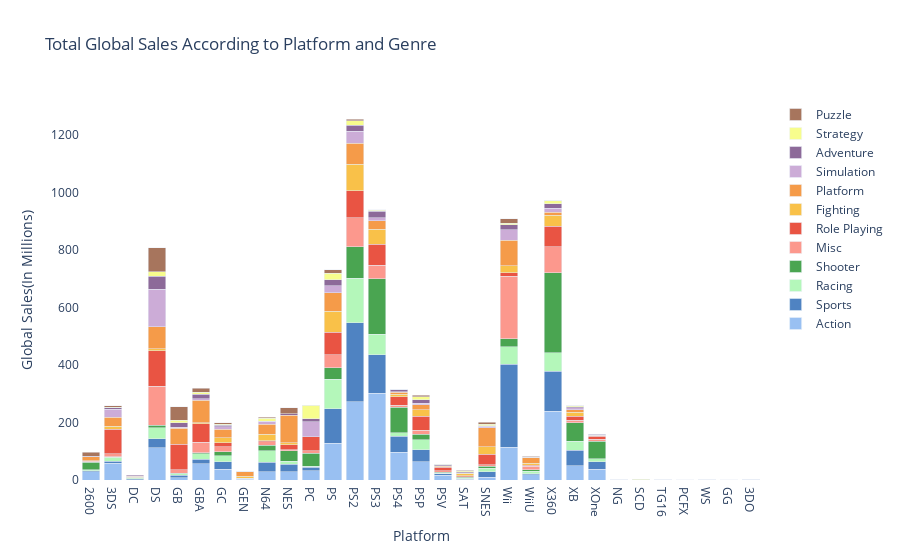

Notebook cell for this chart:
### Code cell
#Settting up the bars for the visualization and making graph look pretty  
bar1 = go.Bar(
    x=action.groupby("Platform")["Global_Sales"].sum().index,
    y=action.groupby("Platform")["Global_Sales"].sum().values,
    opacity=0.75,
    name = "Action",
    marker=dict(color="rgb(119,172,238)"))
bar2 = go.Bar(
    x=sports.groupby("Platform")["Global_Sales"].sum().index,
    y=sports.groupby("Platform")["Global_Sales"].sum().values,
    opacity=0.75,
    name = "Sports",
    marker=dict(color='rgb(21,90,174)'))
bar3 = go.Bar(
    x=race.groupby("Platform")["Global_Sales"].sum().index,
    y=race.groupby("Platform")["Global_Sales"].sum().values,
    opacity=0.75,
    name = "Racing",
    marker=dict(color="rgb(156,245,163)"))
bar4 = go.Bar(
    x=shooter.groupby("Platform")["Global_Sales"].sum().index,
    y=shooter.groupby("Platform")["Global_Sales"].sum().values,
    opacity=0.75,
    name = "Shooter",
    marker=dict(color="rgb(14,135,23)"))
bar5 = go.Bar(
    x=misc.groupby("Platform")["Global_Sales"].sum().index,
    y=misc.groupby("Platform")["Global_Sales"].sum().values,
    opacity=0.75,
    name = "Misc",
    marker=dict(color='rgb(252,118,103)'))
bar6 = go.Bar(
    x=role.groupby("Platform")["Global_Sales"].sum().index,
    y=role.groupby("Platform")["Global_Sales"].sum().values,
    opacity=0.75,
    name = "Role Playing",
    marker=dict(color="rgb(226,28,5)"))
bar7 = go.Bar(
    x=fight.groupby("Platform")["Global_Sales"].sum().index,
    y=fight.groupby("Platform")["Global_Sales"].sum().values,
    opacity=0.75,
    name = "Fighting",
    marker=dict(color="rgb(247,173,13)"))
bar8 = go.Bar(
    x=platform.groupby("Platform")["Global_Sales"].sum().index,
    y=platform.groupby("Platform")["Global_Sales"].sum().values,
    opacity=0.75,
    name = "Platform",
    marker=dict(color="rgb(242,122,13)"))
bar9 = go.Bar(
    x=simulation.groupby("Platform")["Global_Sales"].sum().index,
    y=simulation.groupby("Platform")["Global_Sales"].sum().values,
    opacity=0.75,
    name = "Simulation",
    marker=dict(color="rgb(188,145,202)"))
bar10 = go.Bar(
    x=adventure.groupby("Platform")["Global_Sales"].sum().index,
    y=adventure.groupby("Platform")["Global_Sales"].sum().values,
    opacity=0.75,
    name = "Adventure",
    marker=dict(color='rgb(104,57,119)'))
bar11 = go.Bar(
    x=strategy.groupby("Platform")["Global_Sales"].sum().index,
    y=strategy.groupby("Platform")["Global_Sales"].sum().values,
    opacity=0.75,
    name = "Strategy",
    marker=dict(color='rgb(245,253,104)'))
bar12 = go.Bar(
    x=puzzle.groupby("Platform")["Global_Sales"].sum().index,
    y=puzzle.groupby("Platform")["Global_Sales"].sum().values,
    opacity=0.75,
    name = "Puzzle",
    marker=dict(color='rgb(138,72,40)'))

data = [bar1, bar2,bar3,bar4,bar5,bar6,bar7,bar8,bar9,bar10,bar11,bar12]
layout = go.Layout(barmode='stack',
                   title='Total Global Sales According to Platform and Genre',
                   xaxis=dict(title='Platform'),
                   yaxis=dict( title='Global Sales(In Millions)'),
                   paper_bgcolor='white',
                   plot_bgcolor='white'
)
fig = go.Figure(data=data, layout=layout)
iplot(fig)

### Figure 1 — Plotly figure (JSON) as saved in the notebook; plotly's stock layout.template omitted (floating-point values rounded to 4 significant figures)
{"data": [{"marker": {"color": "rgb(119,172,238)"}, "name": "Action", "opacity": 0.75, "type": "bar", "x": ["2600", "3DS", "DC", "DS", "GB", "GBA", "GC", "GEN", "N64", "NES", "PC", "PS", "PS2", "PS3", "PS4", "PSP", "PSV", "SAT", "SNES", "Wii", "WiiU", "X360", "XB", "XOne"], "y": [29.34, 58.33, 1.26, 112.7, 7.92, 55.76, 37.84, 2.74, 29.58, 28.75, 31.71, 127.0, 272.8, 301.5, 96.18, 64.11, 17.08, 0.65, 10.08, 114.5, 19.05, 239.7, 49.28, 37.35]}, {"marker": {"color": "rgb(21,90,174)"}, "name": "Sports", "opacity": 0.75, "type": "bar", "x": ["2600", "3DS", "DC", "DS", "GB", "GBA", "GC", "GEN", "N64", "NES", "NG", "PC", "PS", "PS2", "PS3", "PS4", "PSP", "PSV", "SAT", "SNES", "Wii", "WiiU", "X360", "XB", "XOne"], "y": [3.43, 6.19, 3.66, 31.41, 9.05, 16.41, 25.49, 3.2, 32.8, 26.85, 0.02, 12.01, 121.0, 273.4, 133.9, 55.6, 41.51, 4.16, 2.79, 17.87, 288.6, 3.19, 138.5, 54.27, 26.77]}, {"marker": {"color": "rgb(156,245,163)"}, "name": "Racing", "opacity": 0.75, "type": "bar", "x": ["2600", "3DS", "DC", "DS", "GB", "GBA", "GC", "GEN", "N64", "NES", "PC", "PS", "PS2", "PS3", "PS4", "PSP", "PSV", "SAT", "SCD", "SNES", "Wii", "WiiU", "X360", "XB", "XOne"], "y": [2.91, 14.94, 2.65, 38.1, 4.55, 18.8, 21.89, 0.26, 40.09, 9.78, 3.99, 103.2, 156.3, 72.13, 12.16, 34.29, 2.53, 2.4, 0.07, 13.49, 60.25, 7.87, 65.0, 31.49, 9.79]}, {"marker": {"color": "rgb(14,135,23)"}, "name": "Shooter", "opacity": 0.75, "type": "bar", "x": ["2600", "3DS", "DC", "DS", "GB", "GBA", "GC", "GEN", "N64", "NES", "PC", "PS", "PS2", "PS3", "PS4", "PSP", "PSV", "SAT", "SNES", "TG16", "Wii", "WiiU", "X360", "XB", "XOne"], "y": [26.48, 1.29, 0.33, 7.92, 1.2, 3.6, 13.63, 0.13, 19.27, 35.62, 45.92, 39.31, 108.6, 192.5, 88.56, 19.66, 3.88, 3.98, 6.07, 0.02, 28.15, 5.97, 277.0, 63.55, 60.39]}, {"marker": {"color": "rgb(252,118,103)"}, "name": "Misc", "opacity": 0.75, "type": "bar", "x": ["2600", "3DS", "DS", "GB", "GBA", "GC", "GEN", "N64", "NES", "PC", "PS", "PS2", "PS3", "PS4", "PSP", "PSV", "SAT", "SCD", "SNES", "Wii", "WiiU", "X360", "XB", "XOne"], "y": [3.58, 10.98, 135.7, 13.35, 36.25, 16.73, 0.03, 11.19, 3.59, 8.57, 44.9, 101.1, 46.88, 8.21, 13.91, 4.43, 1.2, 0.1, 5.02, 216.4, 12.47, 91.54, 9.58, 7.44]}, {"marker": {"color": "rgb(226,28,5)"}, "name": "Role Playing", "opacity": 0.75, "type": "bar", "x": ["3DS", "DC", "DS", "GB", "GBA", "GC", "GEN", "N64", "NES", "PC", "PCFX", "PS", "PS2", "PS3", "PS4", "PSP", "PSV", "SAT", "SCD", "SNES", "WS", "Wii", "WiiU", "X360", "XB", "XOne"], "y": [84.29, 0.68, 124.4, 88.24, 64.21, 13.15, 0.27, 3.36, 18.78, 47.72, 0.03, 78.3, 93.5, 73.67, 28.95, 48.98, 12.4, 3.76, 0.06, 36.43, 1.22, 13.7, 2.89, 71.31, 13.51, 10.55]}, {"marker": {"color": "rgb(247,173,13)"}, "name": "Fighting", "opacity": 0.75, "type": "bar", "x": ["2600", "3DS", "DC", "DS", "GBA", "GC", "GEN", "N64", "NES", "NG", "PC", "PS", "PS2", "PS3", "PS4", "PSP", "PSV", "SAT", "SNES", "Wii", "WiiU", "X360", "XB", "XOne"], "y": [1.24, 10.57, 1.83, 7.11, 4.21, 18.43, 5.9, 22.08, 6.54, 1.42, 0.29, 72.68, 92.6, 51.08, 8.65, 21.82, 2.63, 8.52, 26.95, 23.36, 6.27, 37.34, 13.55, 2.41]}, {"marker": {"color": "rgb(242,122,13)"}, "name": "Platform", "opacity": 0.75, "type": "bar", "x": ["2600", "3DS", "DC", "DS", "GB", "GBA", "GC", "GEN", "GG", "N64", "NES", "PC", "PS", "PS2", "PS3", "PS4", "PSP", "PSV", "SAT", "SCD", "SNES", "Wii", "WiiU", "X360", "XB", "XOne"], "y": [13.27, 32.52, 2.54, 75.92, 54.91, 78.3, 28.66, 15.45, 0.04, 36.13, 95.78, 0.49, 64.21, 72.51, 29.71, 7.7, 17.09, 2.56, 0.76, 1.5, 65.65, 88.92, 21.54, 11.32, 9.66, 0.94]}, {"marker": {"color": "rgb(188,145,202)"}, "name": "Simulation", "opacity": 0.75, "type": "bar", "x": ["2600", "3DO", "3DS", "DC", "DS", "GB", "GBA", "GC", "N64", "PC", "PS", "PS2", "PS3", "PS4", "PSP", "PSV", "SAT", "SNES", "Wii", "WiiU", "X360", "XB", "XOne"], "y": [0.45, 0.02, 27.43, 0.52, 130.3, 3.55, 5.91, 8.59, 10.19, 52.61, 25.33, 42.66, 10.39, 1.2, 6.23, 0.08, 1.13, 5.63, 36.03, 0.2, 14.18, 7.11, 0.69]}, {"marker": {"color": "rgb(104,57,119)"}, "name": "Adventure", "opacity": 0.75, "type": "bar", "x": ["2600", "3DO", "3DS", "DC", "DS", "GB", "GBA", "GC", "GEN", "N64", "NES", "PC", "PS", "PS2", "PS3", "PS4", "PSP", "PSV", "SAT", "SNES", "TG16", "Wii", "WiiU", "X360", "XB", "XOne"], "y": [1.7, 0.06, 4.9, 2.5, 45.9, 17.16, 14.68, 5.93, 0.19, 0.45, 4.38, 10.04, 20.97, 21.16, 22.28, 6.39, 10.68, 3.84, 4.16, 1.5, 0.14, 17.83, 0.16, 14.94, 3.06, 2.69]}, {"marker": {"color": "rgb(245,253,104)"}, "name": "Strategy", "opacity": 0.75, "type": "bar", "x": ["3DS", "DS", "GB", "GBA", "GC", "GEN", "N64", "PC", "PS", "PS2", "PS3", "PS4", "PSP", "PSV", "SAT", "SCD", "SNES", "WS", "Wii", "WiiU", "X360", "XB", "XOne"], "y": [2.1, 14.87, 8.05, 7.45, 4.32, 0.19, 10.33, 46.03, 21.69, 15.15, 4.82, 0.6, 10.5, 0.35, 3.24, 0.14, 4.98, 0.2, 5.03, 1.23, 10.03, 2.78, 0.42]}, {"marker": {"color": "rgb(138,72,40)"}, "name": "Puzzle", "opacity": 0.75, "type": "bar", "x": ["2600", "3DO", "3DS", "DS", "GB", "GBA", "GC", "N64", "NES", "PC", "PS", "PS2", "PS3", "PS4", "PSP", "PSV", "SAT", "SNES", "Wii", "WiiU", "X360", "XB"], "y": [14.68, 0.02, 5.55, 82.72, 47.47, 12.92, 4.7, 3.41, 21.0, 0.92, 12.08, 5.9, 0.58, 0.03, 5.52, 0.18, 1, 6.38, 15.37, 1.32, 0.85, 0.42]}], "layout": {"barmode": "stack", "paper_bgcolor": "white", "plot_bgcolor": "white", "title": {"text": "Total Global Sales According to Platform and Genre"}, "xaxis": {"title": {"text": "Platform"}}, "yaxis": {"title": {"text": "Global Sales(In Millions)"}}}}
